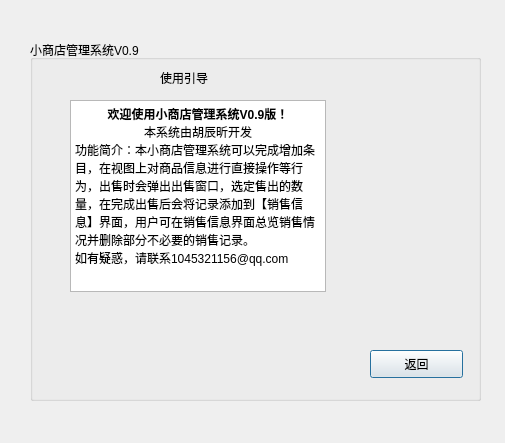
<?xml version="1.0" encoding="UTF-8"?>
<ui version="4.0">
 <class>guideDialog</class>
 <widget class="QDialog" name="guideDialog">
  <property name="geometry">
   <rect>
    <x>0</x>
    <y>0</y>
    <width>505</width>
    <height>443</height>
   </rect>
  </property>
  <property name="windowTitle">
   <string>Dialog</string>
  </property>
  <widget class="QGroupBox" name="groupBox">
   <property name="geometry">
    <rect>
     <x>30</x>
     <y>40</y>
     <width>451</width>
     <height>361</height>
    </rect>
   </property>
   <property name="title">
    <string>小商店管理系统V0.9</string>
   </property>
   <widget class="QLabel" name="label">
    <property name="geometry">
     <rect>
      <x>130</x>
      <y>30</y>
      <width>72</width>
      <height>15</height>
     </rect>
    </property>
    <property name="text">
     <string>使用引导</string>
    </property>
   </widget>
   <widget class="QTextBrowser" name="textBrowser">
    <property name="geometry">
     <rect>
      <x>40</x>
      <y>60</y>
      <width>256</width>
      <height>192</height>
     </rect>
    </property>
    <property name="html">
     <string>&lt;!DOCTYPE HTML PUBLIC &quot;-//W3C//DTD HTML 4.0//EN&quot; &quot;http://www.w3.org/TR/REC-html40/strict.dtd&quot;&gt;
&lt;html&gt;&lt;head&gt;&lt;meta name=&quot;qrichtext&quot; content=&quot;1&quot; /&gt;&lt;style type=&quot;text/css&quot;&gt;
p, li { white-space: pre-wrap; }
&lt;/style&gt;&lt;/head&gt;&lt;body style=&quot; font-family:'SimSun'; font-size:9pt; font-weight:400; font-style:normal;&quot;&gt;
&lt;p align=&quot;center&quot; style=&quot; margin-top:0px; margin-bottom:0px; margin-left:0px; margin-right:0px; -qt-block-indent:0; text-indent:0px;&quot;&gt;&lt;span style=&quot; font-weight:600;&quot;&gt;欢迎使用小商店管理系统V0.9版！&lt;/span&gt;&lt;/p&gt;
&lt;p align=&quot;center&quot; style=&quot; margin-top:0px; margin-bottom:0px; margin-left:0px; margin-right:0px; -qt-block-indent:0; text-indent:0px;&quot;&gt;本系统由胡辰昕开发&lt;/p&gt;
&lt;p style=&quot; margin-top:0px; margin-bottom:0px; margin-left:0px; margin-right:0px; -qt-block-indent:0; text-indent:0px;&quot;&gt;功能简介：本小商店管理系统可以完成增加条目，在视图上对商品信息进行直接操作等行为，出售时会弹出出售窗口，选定售出的数量，在完成出售后会将记录添加到【销售信息】界面，用户可在销售信息界面总览销售情况并删除部分不必要的销售记录。&lt;/p&gt;
&lt;p style=&quot; margin-top:0px; margin-bottom:0px; margin-left:0px; margin-right:0px; -qt-block-indent:0; text-indent:0px;&quot;&gt;如有疑惑，请联系1045321156@qq.com&lt;/p&gt;&lt;/body&gt;&lt;/html&gt;</string>
    </property>
   </widget>
   <widget class="QPushButton" name="cancelBtn">
    <property name="geometry">
     <rect>
      <x>340</x>
      <y>310</y>
      <width>93</width>
      <height>28</height>
     </rect>
    </property>
    <property name="text">
     <string>返回</string>
    </property>
   </widget>
  </widget>
 </widget>
 <resources/>
 <connections/>
</ui>
